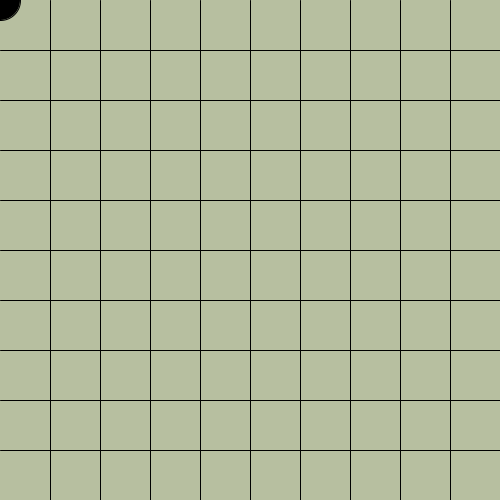
Frame 1 (no input)
Frame 60 (the mouse pressed at the canvas centre just before this capture): identical to frame 1, image omitted
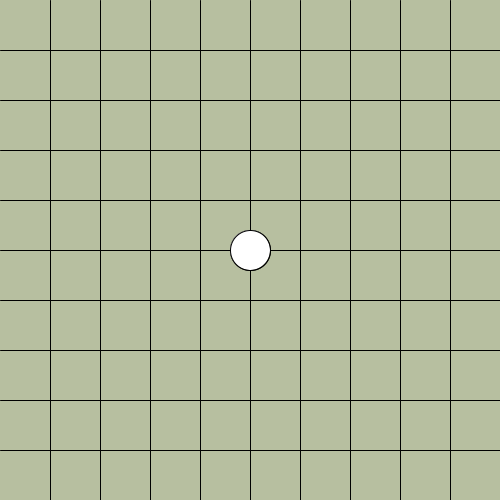
Frame 120 (the mouse held since frame 60 and released just before this capture)

The Processing sketch that drew these frames (run headless with seeded random() and noise(); from frame 60 on, the mouse is pressed at the canvas centre):

// Processing sketch: week16_go
// ── week16_go.pde
void setup(){
  size(500,500);
}  
int []bx=new int [100];
int []by=new int [100];
int N=0;
void draw(){
  background(#B7BFA0);
  for(int y=50;y<500;y+=50)
  {
    line(0,y,500,y); 
  }
  for(int x=50;x<500;x+=50)
  {
    line(x,0,x,500);
  }
  for(int i=0;i<N;i++)
  {
    if(i%2==0) fill(0);
    else fill(255);
    ellipse(bx[i],by[i],40,40);
  } 
  if(N%2==0) fill(0);
  else fill(255);
  ellipse(mouseX,mouseY,40,40);
}
void mousePressed(){
  bx[N]=mouseX;by[N]=mouseY;
  N++;
}  
